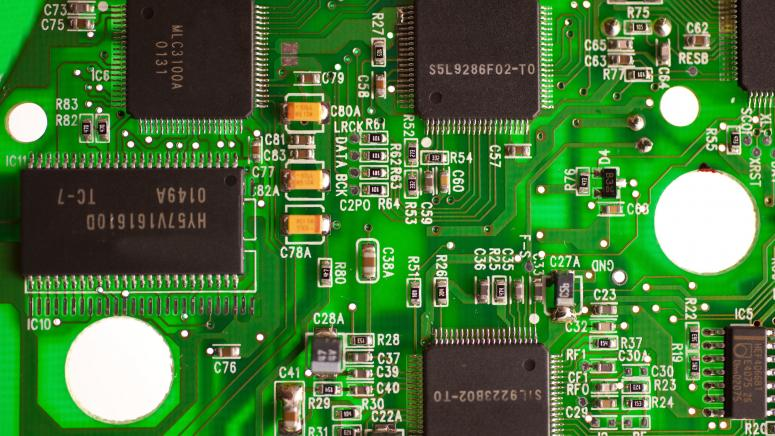
#> input picture week 6/img/circuit.jpg, 775 x 436 px
$ python edge_detection.py
#> lines starting #> are read from the running program, lines starting #| are printed output that depends on the picture; after the words box and inside, x2 and y2 are one past the last pixel; in counts of white or black regions, pixels touching at a corner belong together
# -*- coding: utf-8 -*-
"""
Created on Sat Mar 26 08:51:18 2022

@author: ngomi
"""

import cv2
import numpy as np
import matplotlib.pyplot as plt
from scipy.ndimage import convolve
plt.rcParams.update({'font.size': 5})
def Conv(img,k):
    Input=np.array(img,dtype='single')
    if Input.ndim >2:
        Out=np.zeros_like(Input)
        for i in range(3):
            Out[:,:,i]=np.convolve(Input[:,:,i],k)
    else:
        Out=convolve(Input,k)
    return Out
#%%Lọc Sobel theo 2 hướng x và y sau đó tính tổng độ lớn theo x và y
img = cv2.imread('img/circuit.jpg', cv2.IMREAD_GRAYSCALE)
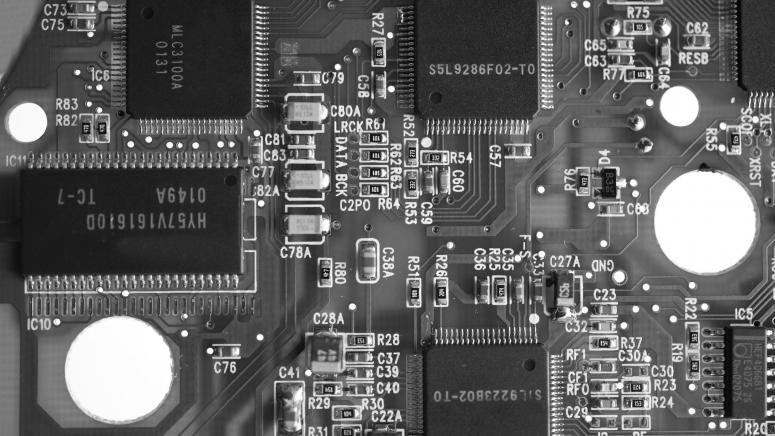
#> img: shape (436, 775); min 0, max 255, mean 97.3
ky=np.array([[-1.0,-2,-1],[0,0,0],[1,2,1]])
kx=np.transpose(ky)
Gx=Conv(img,kx)
#> in Conv, `Out=convolve(Input,k)`:
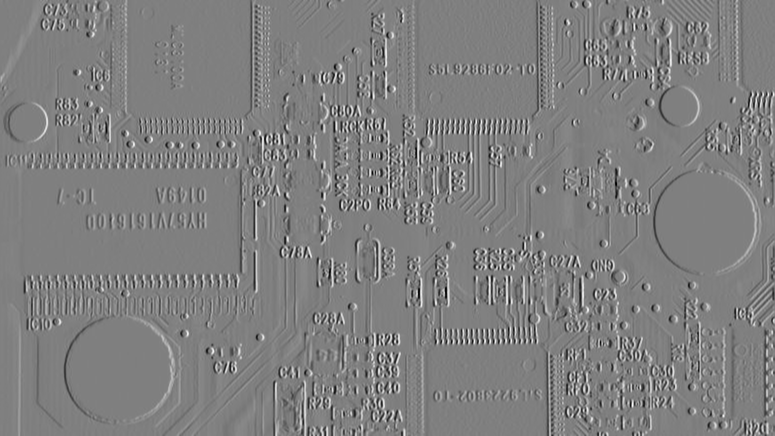
#> Out: shape (436, 775) float32; min -852, max 848, mean -0.1; drawn with min black and max white
Gy=Conv(img,ky)
#> in Conv (call 2), `Out=convolve(Input,k)`:
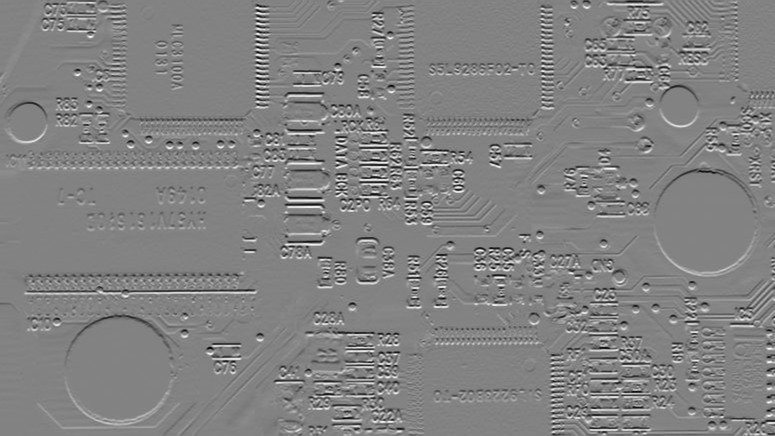
#> Out: shape (436, 775) float32; min -815, max 775, mean -0.4; drawn with min black and max white
Gm=np.sqrt(Gx**2+Gy**2)
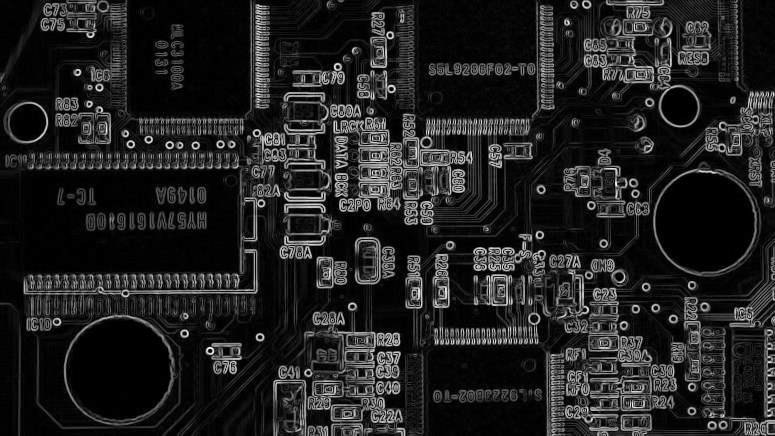
#> Gm: shape (436, 775) float32; min 0, max 856.5, mean 113.2; drawn with min black and max white

plt.figure(dpi=300)
subf=plt.subplot(2,2,1); subf.set_title("Orignal image")
plt.imshow(img,cmap='gray'); plt.axis('off') ;
subf=plt.subplot(2,2,2); subf.set_title("Gx")
plt.imshow(Gx,cmap='gray'); plt.axis('off')
subf=plt.subplot(2,2,3); subf.set_title("Gy")
plt.imshow(Gy,cmap='gray'); plt.axis('off')
subf=plt.subplot(2,2,4); subf.set_title("Sobel filter")
plt.imshow(Gm,cmap='gray'); plt.axis('off')
plt.show()

Out=Gm>130 # Thiết lập ngưỡng đơn lọc edge candidate
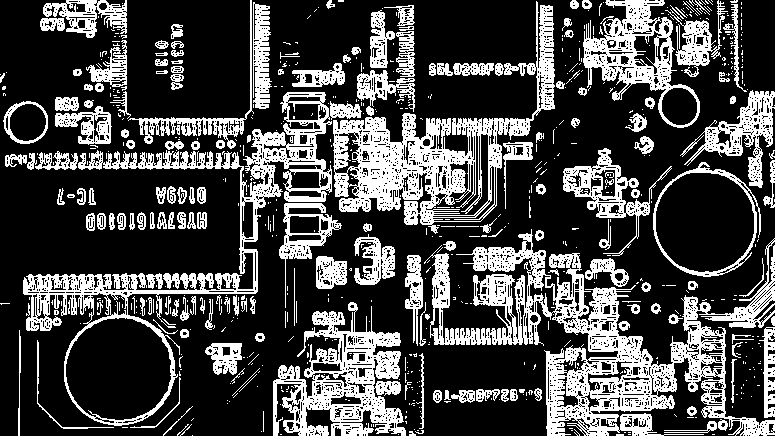
#> Out: shape (436, 775) bool; 28.5% white; 717 white regions (534 under 20 px), largest, box (x1, y1, x2, y2) and area: (424, 229, 775, 436) 20598, (333, 1, 555, 234) 12629, (23, 92, 332, 426) 12166
plt.imshow(Out,cmap='gray'); plt.axis('off')
plt.title("Egde filter"); plt.show()

$ run again, with week 6/img/dog.jpg copied over week 6/img/circuit.jpg
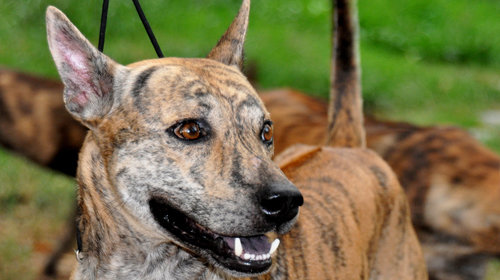
#> input picture week 6/img/dog.jpg, 500 x 280 px
#> `img = cv2.imread('img/circuit.jpg', cv2.IMREAD_GRAYSCALE)`:
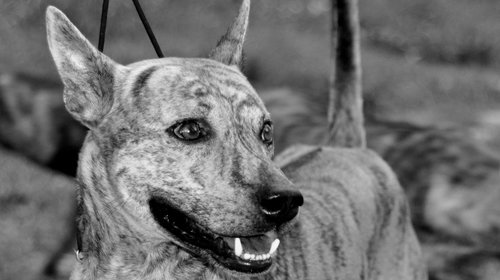
#> img: shape (280, 500); min 0, max 254, mean 111.7
#> `Out=Gm>130`:
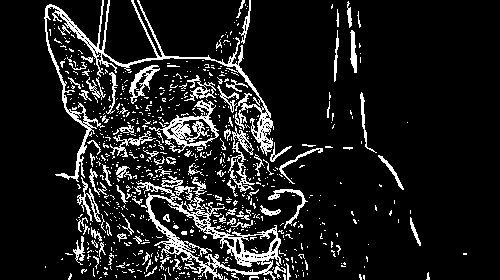
#> Out: shape (280, 500) bool; 11.9% white in thin lines or dots, all inside (x1, y1, x2, y2) = (44, 0, 467, 280)
